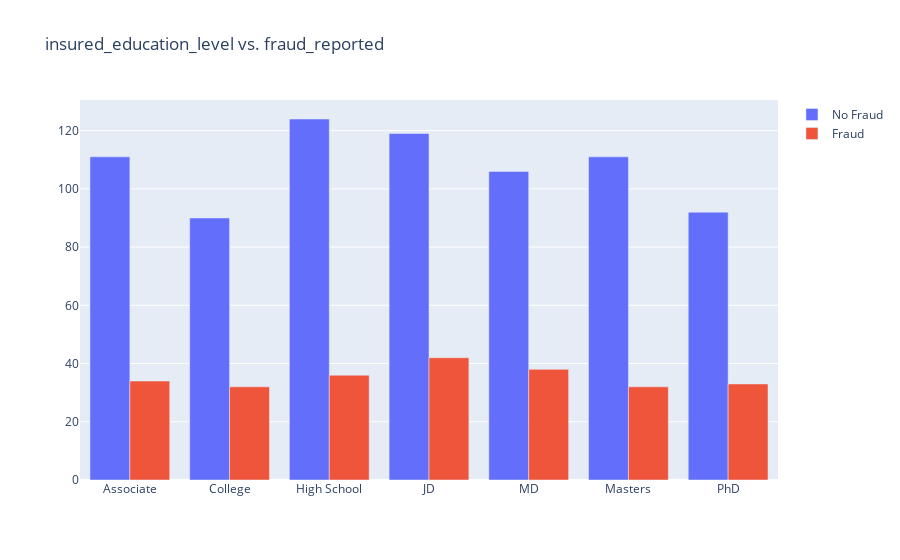

Source (notebook cell):
### Code cell
vis_data(df, 'insured_education_level')

### Figure 1 — Plotly figure (JSON) as saved in the notebook; plotly's stock layout.template omitted (floating-point values rounded to 4 significant figures)
{"data": [{"name": "No Fraud", "type": "bar", "x": ["Associate", "College", "High School", "JD", "MD", "Masters", "PhD"], "y": [111, 90, 124, 119, 106, 111, 92]}, {"name": "Fraud", "type": "bar", "x": ["Associate", "College", "High School", "JD", "MD", "Masters", "PhD"], "y": [34, 32, 36, 42, 38, 32, 33]}], "layout": {"barmode": "group", "title": {"text": "insured_education_level vs. fraud_reported"}}}
